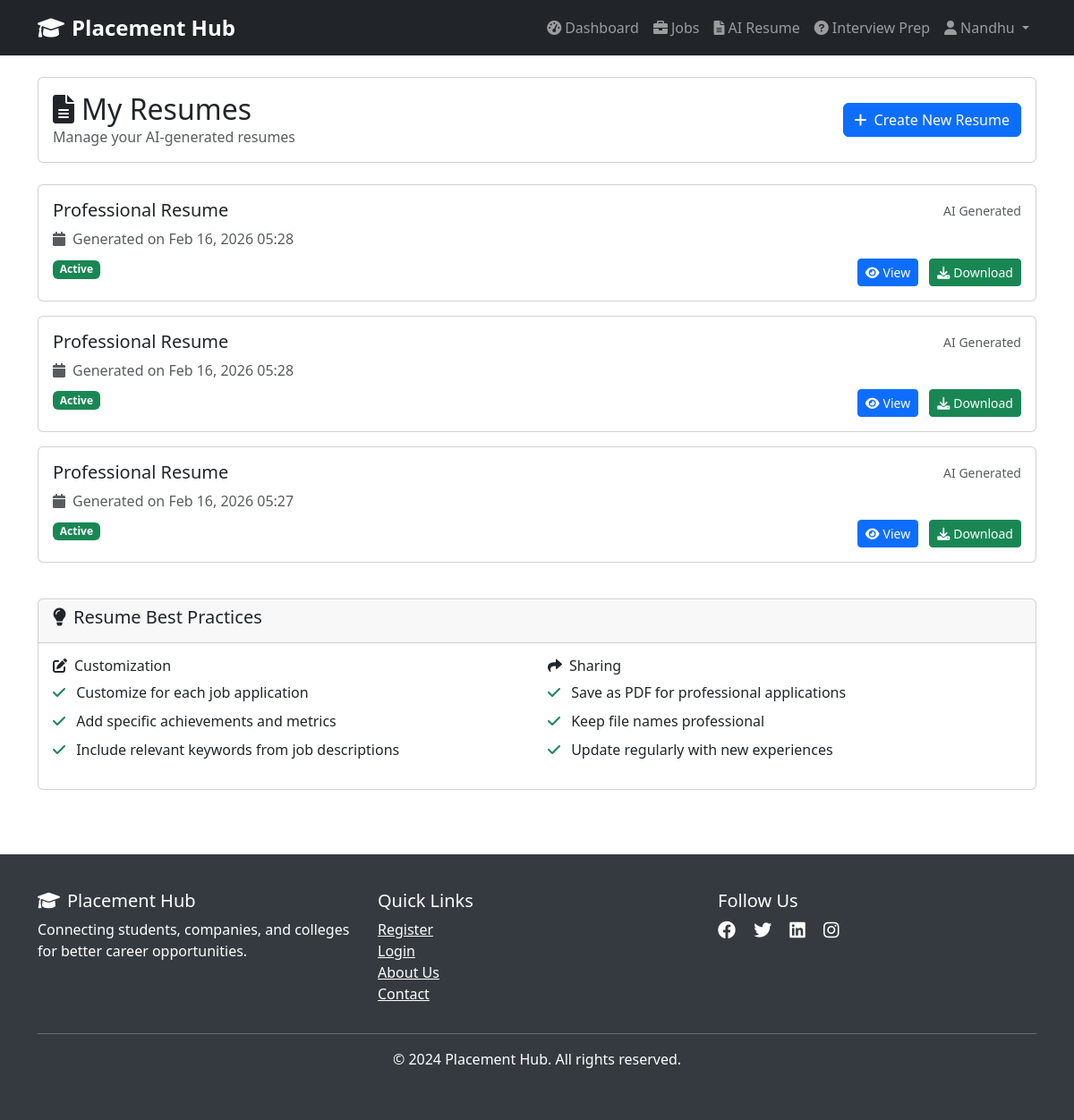
/ai-tools/resume/list/ (signed in), run on an earlier commit of the app's database.
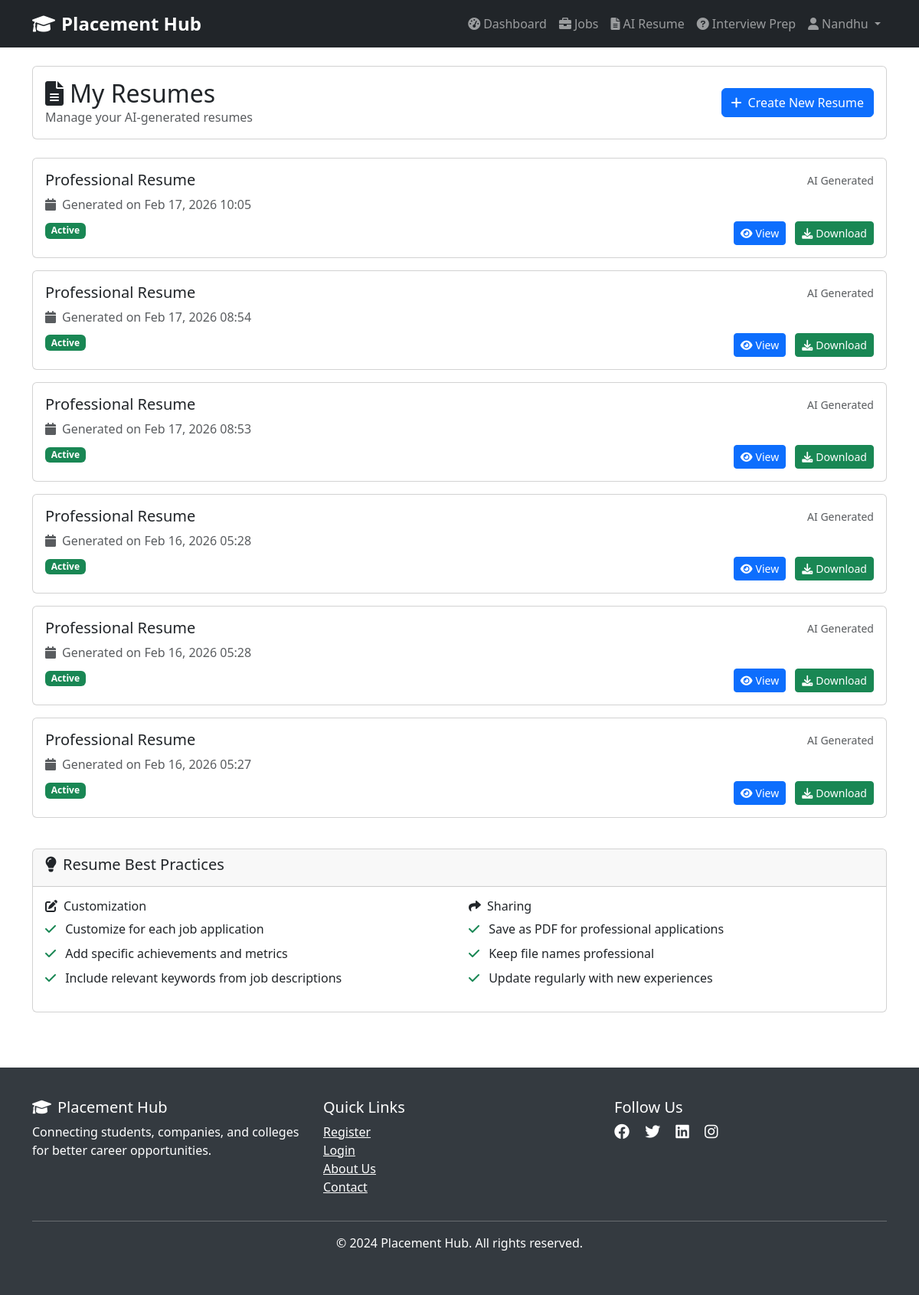
And on a later commit of the database.
### accounts/models.py (models this page shows, shortened)
class User(AbstractUser):
    ROLE_CHOICES = [
        ('student', 'Student'),
        ('company', 'Company'),
        ('college', 'College'),
    ]
    role = models.CharField(max_length=10, choices=ROLE_CHOICES, default='student')
    phone = models.CharField(max_length=15, blank=True, null=True)
    is_verified = models.BooleanField(default=False)
    created_at = models.DateTimeField(auto_now_add=True)
    updated_at = models.DateTimeField(auto_now=True)
    @property
    def is_student(self):
        return self.role == 'student'

### ai_tools/models.py (models this page shows, shortened)
class Resume(models.Model):
    student = models.ForeignKey('students.StudentProfile', on_delete=models.CASCADE, related_name='ai_resumes')
    title = models.CharField(max_length=200)
    content = models.TextField()
    generated_at = models.DateTimeField(auto_now_add=True)
    is_active = models.BooleanField(default=True)

### ai_tools/views.py (the view)
# urls.py: path('resume/list/', views.resume_list, name='resume_list'),
@login_required
def resume_list(request):
    if not request.user.is_student:
        return redirect('accounts:login')
    try:
        student_profile = request.user.student_profile
    except StudentProfile.DoesNotExist:
        return redirect('students:profile_complete')
    resumes = Resume.objects.filter(student=student_profile).order_by('-generated_at')
    return render(request, 'ai_tools/resume_list.html', {
        'student_profile': student_profile,
        'resumes': resumes
    })

### templates/ai_tools/resume_list.html (shortened to what this page needs)
{% extends 'base.html' %}
{% block content %}
<div class="container py-4">
    <div class="row mb-4">
        <div class="col-12">
            <div class="card">
                <div class="card-body d-flex justify-content-between align-items-center">
                    <div>
                        <h2 class="mb-0"><i class="fas fa-file-alt me-2"></i>My Resumes</h2>
                        <p class="text-muted mb-0">Manage your AI-generated resumes</p>
                    </div>
                    <a href="{% url 'ai_tools:resume_builder' %}" class="btn btn-primary">
                        <i class="fas fa-plus me-2"></i>Create New Resume
                    </a>
                </div>
            </div>
        </div>
    </div>
    <div class="row">
        <div class="col-12">
            {% if resumes %}
                {% for resume in resumes %}
                    <div class="card mb-3">
                        <div class="card-body">
                            <div class="row">
                                <div class="col-md-8">
                                    <h5 class="card-title">{{ resume.title }}</h5>
                                    <p class="text-muted mb-2">
                                        <i class="fas fa-calendar me-2"></i>Generated on {{ resume.generated_at|date:"M d, Y H:i" }}
                                    </p>
                                    <div class="mb-2">
                                        <span class="badge {% if resume.is_active %}bg-success{% else %}bg-secondary{% endif %}">
                                            {% if resume.is_active %}Active{% else %}Inactive{% endif %}
                                        </span>
                                    </div>
                                </div>
                                <div class="col-md-4 text-end">
                                    <div class="d-flex flex-column h-100 justify-content-between">
                                        <div>
                                            <small class="text-muted">AI Generated</small>
                                        </div>
                                        <div>
                                            <a href="{% url 'ai_tools:resume_detail' resume.id %}" class="btn btn-primary btn-sm me-2">
                                                <i class="fas fa-eye me-1"></i>View
                                            </a>
                                            <button class="btn btn-success btn-sm">
                                                <i class="fas fa-download me-1"></i>Download
                                            </button>
                                        </div>
                                    </div>
                                </div>
                            </div>
                        </div>
                    </div>
                {% endfor %}
            {% endif %}
        </div>
    </div>
    {% if resumes %}
        <div class="row mt-4">
            <div class="col-12">
                <div class="card">
                    <div class="card-header">
                        <h5><i class="fas fa-lightbulb me-2"></i>Resume Best Practices</h5>
                    </div>
                    <div class="card-body">
                        <div class="row">
                            <div class="col-md-6">
                                <h6><i class="fas fa-edit me-2"></i>Customization</h6>
                                <ul class="list-unstyled">
                                    <li class="mb-2">
                                        <i class="fas fa-check text-success me-2"></i>
                                        Customize for each job application
                                    </li>
                                    <li class="mb-2">
                                        <i class="fas fa-check text-success me-2"></i>
                                        Add specific achievements and metrics
                                    </li>
                                    <li class="mb-0">
                                        <i class="fas fa-check text-success me-2"></i>
                                        Include relevant keywords from job descriptions
                                    </li>
                                </ul>
                            </div>
                            <div class="col-md-6">
                                <h6><i class="fas fa-share me-2"></i>Sharing</h6>
                                <ul class="list-unstyled">
                                    <li class="mb-2">
                                        <i class="fas fa-check text-success me-2"></i>
                                        Save as PDF for professional applications
                                    </li>
                                    <li class="mb-2">
                                        <i class="fas fa-check text-success me-2"></i>
                                        Keep file names professional
                                    </li>
                                    <li class="mb-0">
                                        <i class="fas fa-check text-success me-2"></i>
                                        Update regularly with new experiences
                                    </li>
                                </ul>
                            </div>
                        </div>
                    </div>
                </div>
            </div>
        </div>
    {% endif %}
</div>
{% endblock %}

### templates/base.html (shortened to what this page needs)
<!DOCTYPE html>
<html lang="en">
<head>
    <link href="https://cdn.jsdelivr.net/npm/bootstrap@5.3.0/dist/css/bootstrap.min.css" rel="stylesheet">
    <link href="https://cdnjs.cloudflare.com/ajax/libs/font-awesome/6.0.0/css/all.min.css" rel="stylesheet">
</head>
<body>
    <nav class="navbar navbar-expand-lg navbar-dark bg-dark">
        <div class="container">
            <a class="navbar-brand" href="{% url 'landing_page' %}">
                <i class="fas fa-graduation-cap me-2"></i>Placement Hub
            </a>
            <div class="collapse navbar-collapse" id="navbarNav">
                <ul class="navbar-nav ms-auto">
                    {% if user.is_authenticated %}
                        {% if user.is_student %}
                            <li class="nav-item">
                                <a class="nav-link" href="{% url 'students:dashboard' %}">
                                    <i class="fas fa-tachometer-alt me-1"></i>Dashboard
                                </a>
                            </li>
                            <li class="nav-item">
                                <a class="nav-link" href="{% url 'students:job_listings' %}">
                                    <i class="fas fa-briefcase me-1"></i>Jobs
                                </a>
                            </li>
                            <li class="nav-item">
                                <a class="nav-link" href="{% url 'ai_tools:resume_builder' %}">
                                    <i class="fas fa-file-alt me-1"></i>AI Resume
                                </a>
                            </li>
                            <li class="nav-item">
                                <a class="nav-link" href="{% url 'ai_tools:interview_preparation' %}">
                                    <i class="fas fa-question-circle me-1"></i>Interview Prep
                                </a>
                            </li>
                        {% endif %}
                        <li class="nav-item dropdown">
                            <a class="nav-link dropdown-toggle" href="#" role="button" data-bs-toggle="dropdown">
                                <i class="fas fa-user me-1"></i>{{ user.username }}
                            </a>
                        </li>
                    {% endif %}
                </ul>
            </div>
        </div>
    </nav>
    {% block content %}{% endblock %}
    <footer class="footer mt-5">
        <div class="container">
            <div class="row">
                <div class="col-md-4">
                    <h5><i class="fas fa-graduation-cap me-2"></i>Placement Hub</h5>
                    <p>Connecting students, companies, and colleges for better career opportunities.</p>
                </div>
                <div class="col-md-4">
                    <h5>Quick Links</h5>
                    <ul class="list-unstyled">
                        <li><a href="{% url 'accounts:register' %}" class="text-white">Register</a></li>
                        <li><a href="{% url 'accounts:login' %}" class="text-white">Login</a></li>
                        <li><a href="#" class="text-white">About Us</a></li>
                        <li><a href="#" class="text-white">Contact</a></li>
                    </ul>
                </div>
                <div class="col-md-4">
                    <h5>Follow Us</h5>
                    <div>
                        <a href="#" class="text-white me-3"><i class="fab fa-facebook fa-lg"></i></a>
                        <a href="#" class="text-white me-3"><i class="fab fa-twitter fa-lg"></i></a>
                        <a href="#" class="text-white me-3"><i class="fab fa-linkedin fa-lg"></i></a>
                        <a href="#" class="text-white"><i class="fab fa-instagram fa-lg"></i></a>
                    </div>
                </div>
            </div>
            <hr class="bg-white">
            <div class="text-center">
                <p>&copy; 2024 Placement Hub. All rights reserved.</p>
            </div>
        </div>
    </footer>
</body>
</html>

### templates/base.html (style rules this page uses)
.navbar-brand { font-weight: bold; font-size: 1.5rem; }
.footer { background-color: #343a40; color: white; padding: 40px 0; }

What changed in the data, as far as the page shows it:
added Resume: title "Professional Resume", generated_at "Feb 17, 2026 10:05", is_active "Active"
added Resume: title "Professional Resume", generated_at "Feb 17, 2026 08:54", is_active "Active"
added Resume: title "Professional Resume", generated_at "Feb 17, 2026 08:53", is_active "Active"
